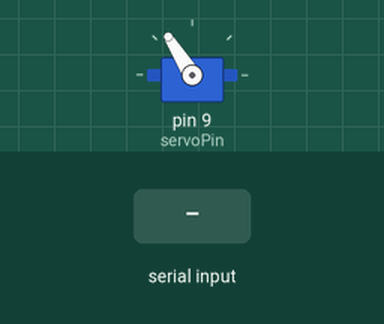
The sketch below on a simulated Arduino Uno, built with avr-gcc and run on an emulated ATmega328P. On the bench: servo. The inputs (shaded band) are chosen by the test bench. What the sketch prints to the serial monitor is not drawn.

Above: at 1.2 s.
1.3 s: byte 30 received over Serial
At 2.1 s:
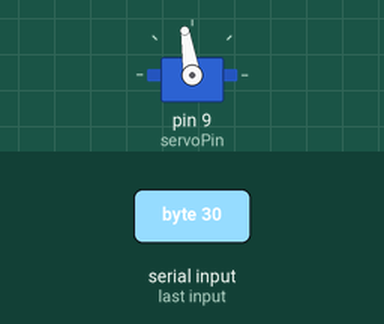
2.8 s: byte 90 received over Serial
At 3.4 s:
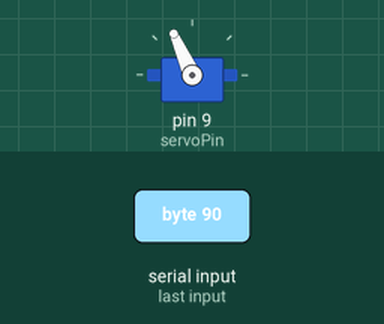
Timing chart, 0 to 5.8 s (numbered marks = the images above; inputs shaded):
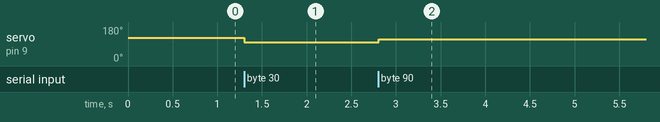

The sketch:

servo_controller.ino
```cpp
#include <Servo.h>

// Servo configuration
Servo beamServo;
const int servoPin = 9;
const int MIN_ANGLE = 92;   // was 0; level 122 +/- 30 on our linkage
const int MAX_ANGLE = 152;  // was 30
const int NEUTRAL_ANGLE = 122;  // was 15; beam is level at 122 (final mechanism)
const int MAX_STEP = 250;  // finer resolution: byte 0..250 maps to MIN_ANGLE..MAX_ANGLE (0.24 deg steps)

// Convert angle (deg) to pulse width the same way Servo.write() does, but without rounding to whole degrees
int angleToUs(float angle) { return (int)(544.0 + angle * (2400.0 - 544.0) / 180.0 + 0.5); }

// Communication variables
int targetUs = angleToUs(NEUTRAL_ANGLE);
bool newCommand = false;

void setup() {
  // Initialize serial communication
  Serial.begin(9600);

  // Attach servo
  beamServo.attach(servoPin);

  // Move to neutral position
  beamServo.write(NEUTRAL_ANGLE);

  // Initialize variables
  targetUs = angleToUs(NEUTRAL_ANGLE);

  // Optional: Send ready message
  Serial.println("Arduino servo controller ready");
}

void loop() {
  // Check for incoming serial data
  if (Serial.available() > 0) {
    // Read the incoming byte
    int receivedStep = Serial.read();

    // Validate step range, convert step -> angle -> pulse width
    if (receivedStep >= 0 && receivedStep <= MAX_STEP) {
      targetUs = angleToUs(MIN_ANGLE + receivedStep * (float)(MAX_ANGLE - MIN_ANGLE) / MAX_STEP);
      newCommand = true;
    }
  }

  // Update servo if new command received
  if (newCommand) {
    beamServo.writeMicroseconds(targetUs);
    newCommand = false;

    // Optional: Echo back the angle for debugging
    // Serial.print("Angle set to: ");
    // Serial.println(targetUs);
  }

  // Small delay for stability
  delay(10);
}
```

Measured:
- after the input at 1.3 s, servo on pin 9 (servoPin): 122° → 99° at once
- after the input at 2.8 s, servo on pin 9 (servoPin): 99° → 114° at once
